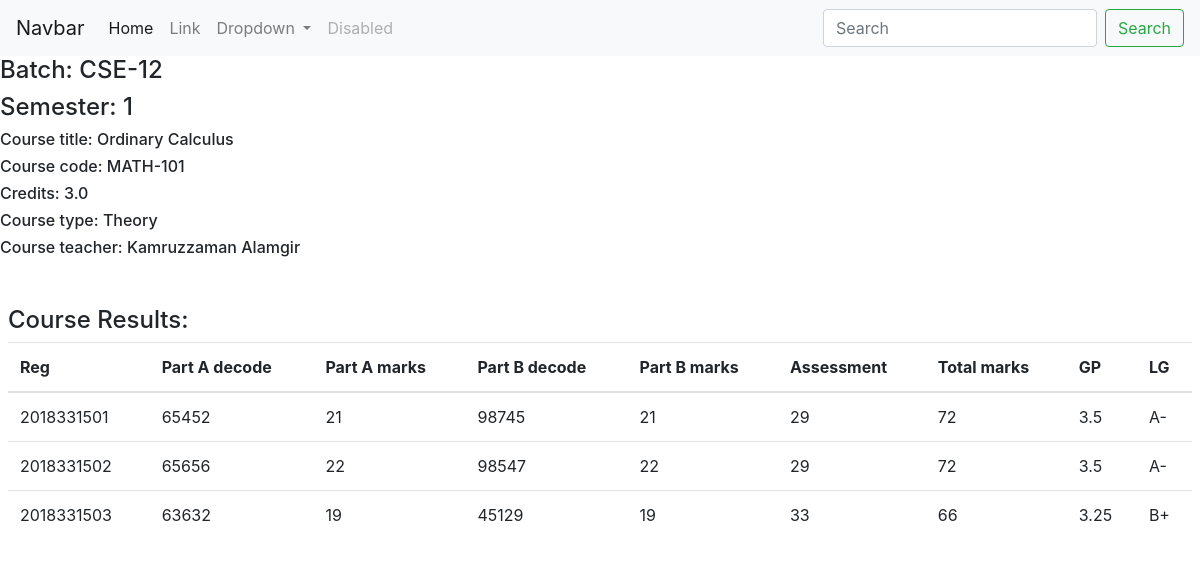
The page /main/course_view/CSE-12/1/Theory/MATH-101 on the database its author committed.
### main/models.py (models this page shows)
class Course(models.Model):
    id = models.AutoField
    batch_no = models.CharField(max_length=8, default="")
    semester_no = models.IntegerField(default=None)
    course_code = models.CharField(max_length=8, default="")
    course_title = models.CharField(max_length=60, default="")
    course_type =  models.CharField(max_length=10, default="")
    course_credits = models.FloatField(default=0)
    course_teacher = models.CharField(max_length=40, default="")

class TheoryCourseResult(models.Model):
    id = models.AutoField
    reg_no = models.CharField(max_length=10, default="")
    batch_no = models.CharField(max_length=6, default="")
    semester_no = models.IntegerField(default=None)
    course_code = models.CharField(max_length=8, default="")
    part_a_decode = models.CharField(max_length=10, default="")
    part_a_marks = models.IntegerField(default=None)
    part_b_decode = models.CharField(max_length=10, default="")
    part_b_marks = models.IntegerField(default=None)
    assessment_marks = models.IntegerField(default=None)
    total_marks = models.IntegerField(default=None)
    GP = models.FloatField(default=0)
    LG = models.CharField(max_length=5, default="")

### main/views.py (the view)
# urls.py: path('course_view/<str:batch_no>/<int:semester_no>/<str:course_type>/<str:course_code>', views.course_view, name="course_view")
def course_view(request, batch_no, semester_no, course_type, course_code):
    course = Course.objects.get(batch_no=batch_no, semester_no=semester_no, course_code=course_code)
    if request.method == "POST":
        if course_type == "Theory":
            reg_no = request.POST['reg_no']
            part_a_decode = request.POST['part_a_decode']
            part_a_marks = request.POST['part_a_marks']
            part_b_decode = request.POST['part_b_decode']
            part_b_marks = request.POST['part_b_marks']
            assessment_marks = request.POST['assessment_marks']
            total_marks = request.POST['total_marks']
            GP = request.POST['GP']
            LG = request.POST['LG']
            TheoryCourseResult.objects.create(reg_no=reg_no,
                                              batch_no=batch_no,
                                              semester_no=semester_no,
                                              course_code=course_code,
                                              part_a_decode=part_a_decode,
                                              part_a_marks=part_a_marks,
                                              part_b_decode=part_b_decode,
                                              part_b_marks=part_b_marks,
                                              assessment_marks=assessment_marks,
                                              total_marks=total_marks,
                                              GP=float(GP),
                                              LG=LG )
            results = TheoryCourseResult.objects.filter(batch_no=batch_no, semester_no=semester_no, course_code=course_code)
        elif course_type == "Sessional":
            reg_no = request.POST['reg_no']
            lab_marks = request.POST['lab_marks']
            assessment_marks = request.POST['assessment_marks']
            total_marks = request.POST['total_marks']
            GP = request.POST['GP']
            LG = request.POST['LG']
            SessionalCourseResult.objects.create(reg_no=reg_no,
                                                 batch_no=batch_no,
                                                 semester_no=semester_no,
                                                 course_code=course_code,
                                                 lab_marks=lab_marks,
                                                 assessment_marks=assessment_marks,
                                                 total_marks=total_marks,
                                                 GP=float(GP),
                                                 LG=LG )
            results = SessionalCourseResult.objects.filter(batch_no=batch_no, semester_no=semester_no, course_code=course_code)
        try:
            result_individual = Result.objects.get(reg_no=reg_no, batch_no=batch_no, semester_no=semester_no)
            course_results = json.loads(result_individual.course_results)
            course_results[course.course_code] = {'credits' : course.course_credits,
                                                  'GP' : GP,
                                                  'LG' : LG }
            result_individual.course_results = json.dumps(course_results)
            if float(GP) >= 2:
                result_individual.current_semester_credits += course.course_credits
                result_individual.current_semester_total_point += float(GP)*course.course_credits
                result_individual.current_semester_GPA = round((result_individual.current_semester_total_point / result_individual.current_semester_credits), 2)
            result_individual.save()
        except:
            course_results = dict()
            course_results[course.course_code] = {'credits' : course.course_credits,
                                                  'GP' : GP,
                                                  'LG' : LG }
            course_results_json = json.dumps(course_results)  # converting the dict to str(JSON)
            if float(GP) >= 2:
                current_semester_credits = course.course_credits
                current_semester_total_point = round((float(GP) * current_semester_credits), 2)
                current_semester_GPA = float(GP)
            else :
                current_semester_credits = 0
                current_semester_total_point = 0
                current_semester_GPA = 0
            result_individual = Result.objects.create(reg_no=reg_no,
                                                      batch_no=batch_no,
                                                      semester_no=semester_no,
                                                      course_results=course_results_json,
                                                      current_semester_credits=current_semester_credits,
                                                      current_semester_total_point=current_semester_total_point,
                                                      current_semester_GPA=current_semester_GPA)
        params = {'course':course,'results':results}
        return render(request, 'main/course_view.html', params)
    else:   # if not a POST request
        if course_type == "Theory":
            results = TheoryCourseResult.objects.filter(batch_no=batch_no, semester_no=semester_no, course_code=course_code)
        elif course_type == "Sessional":
            results = SessionalCourseResult.objects.filter(batch_no=batch_no, semester_no=semester_no, course_code=course_code)
        params = {'course':course,'results':results}
        return render(request, 'main/course_view.html', params)

### main/templates/main/course_view.html (shortened to what this page needs)
{% extends 'main/base.html' %}
{% block body %}
<h4>Batch: {{course.batch_no}}</h4>
<h4>Semester: {{course.semester_no}}</h4>
<h6>Course title: {{course.course_title}}</h6>
<h6>Course code: {{course.course_code}}</h6>
<h6>Credits: {{course.course_credits}}</h6>
<h6>Course type: {{course.course_type}}</h6>
<h6>Course teacher: {{course.course_teacher}}</h6>
{% if course.course_type == "Theory" %}
<section class="mx-2 my-5">
    <h4>Course Results:</h4>
    <table class="table table-hover">
        <thead>
          <tr>
            <th scope="col">Reg</th>
            <th scope="col">Part A decode</th>
            <th scope="col">Part A marks</th>
            <th scope="col">Part B decode</th>
            <th scope="col">Part B marks</th>
            <th scope="col">Assessment</th>
            <th scope="col">Total marks</th>
            <th scope="col">GP</th>
            <th scope="col">LG</th>
          </tr>
        </thead>
        <tbody>
            {% for result in results %}
            <tr>
                <td>{{result.reg_no}}</td>
                <td>{{result.part_a_decode}}</td>
                <td>{{result.part_a_marks}}</td>
                <td>{{result.part_b_decode}}</td>
                <td>{{result.part_a_marks}}</td>
                <td>{{result.assessment_marks}}</td>
                <td>{{result.total_marks}}</td>
                <td>{{result.GP}}</td>
                <td>{{result.LG}}</td>
            </tr>
            {% endfor %}
        </tbody>
      </table>
</section>
{% endif %}
{% endblock %}

### rows shown on the page
Course: batch_no "CSE-12", semester_no "1", course_title "Ordinary Calculus", course_code "MATH-101", course_credits "3.0", course_type "Theory", course_teacher "Kamruzzaman Alamgir"
TheoryCourseResult: reg_no "2018331501", part_a_decode "65452", part_a_marks "21", part_b_decode "98745", assessment_marks "29", total_marks "72", GP "3.5", LG "A-"
TheoryCourseResult: reg_no "2018331502", part_a_decode "65656", part_a_marks "22", part_b_decode "98547", assessment_marks "29", total_marks "72", GP "3.5", LG "A-"
TheoryCourseResult: reg_no "2018331503", part_a_decode "63632", part_a_marks "19", part_b_decode "45129", assessment_marks "33", total_marks "66", GP "3.25", LG "B+"
